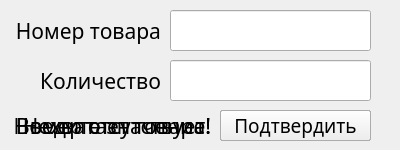
<?xml version="1.0" encoding="UTF-8"?>
<ui version="4.0">
 <class>DialogListAdd2</class>
 <widget class="QDialog" name="DialogListAdd2">
  <property name="geometry">
   <rect>
    <x>0</x>
    <y>0</y>
    <width>400</width>
    <height>150</height>
   </rect>
  </property>
  <property name="minimumSize">
   <size>
    <width>400</width>
    <height>150</height>
   </size>
  </property>
  <property name="maximumSize">
   <size>
    <width>400</width>
    <height>150</height>
   </size>
  </property>
  <property name="windowTitle">
   <string>Добавление товара в корзину</string>
  </property>
  <property name="windowIcon">
   <iconset>
    <normaloff>icons/logo.ico</normaloff>icons/logo.ico</iconset>
  </property>
  <widget class="QLabel" name="number_label_2">
   <property name="geometry">
    <rect>
     <x>10</x>
     <y>10</y>
     <width>151</width>
     <height>41</height>
    </rect>
   </property>
   <property name="font">
    <font>
     <family>Rubik Medium</family>
     <pointsize>16</pointsize>
    </font>
   </property>
   <property name="text">
    <string>Номер товара</string>
   </property>
   <property name="alignment">
    <set>Qt::AlignRight|Qt::AlignTrailing|Qt::AlignVCenter</set>
   </property>
  </widget>
  <widget class="QPushButton" name="btn_list_cart2">
   <property name="geometry">
    <rect>
     <x>220</x>
     <y>110</y>
     <width>151</width>
     <height>31</height>
    </rect>
   </property>
   <property name="font">
    <font>
     <family>Rubik Medium</family>
     <pointsize>14</pointsize>
    </font>
   </property>
   <property name="text">
    <string>Подтвердить</string>
   </property>
  </widget>
  <widget class="QLabel" name="warn_label1_2">
   <property name="geometry">
    <rect>
     <x>10</x>
     <y>110</y>
     <width>201</width>
     <height>31</height>
    </rect>
   </property>
   <property name="font">
    <font>
     <family>Rubik Medium</family>
     <pointsize>16</pointsize>
    </font>
   </property>
   <property name="text">
    <string>Введите значение!</string>
   </property>
   <property name="alignment">
    <set>Qt::AlignRight|Qt::AlignTrailing|Qt::AlignVCenter</set>
   </property>
  </widget>
  <widget class="QLineEdit" name="number_text_2">
   <property name="geometry">
    <rect>
     <x>170</x>
     <y>10</y>
     <width>201</width>
     <height>41</height>
    </rect>
   </property>
   <property name="font">
    <font>
     <family>Rubik Medium</family>
     <pointsize>16</pointsize>
    </font>
   </property>
  </widget>
  <widget class="QLabel" name="warn_label2_2">
   <property name="geometry">
    <rect>
     <x>0</x>
     <y>110</y>
     <width>211</width>
     <height>31</height>
    </rect>
   </property>
   <property name="font">
    <font>
     <family>Rubik Medium</family>
     <pointsize>16</pointsize>
    </font>
   </property>
   <property name="text">
    <string>Номер отсутствует!</string>
   </property>
   <property name="alignment">
    <set>Qt::AlignRight|Qt::AlignTrailing|Qt::AlignVCenter</set>
   </property>
  </widget>
  <widget class="QLabel" name="quantity_label_2">
   <property name="geometry">
    <rect>
     <x>10</x>
     <y>60</y>
     <width>151</width>
     <height>41</height>
    </rect>
   </property>
   <property name="font">
    <font>
     <family>Rubik Medium</family>
     <pointsize>16</pointsize>
    </font>
   </property>
   <property name="text">
    <string>Количество</string>
   </property>
   <property name="alignment">
    <set>Qt::AlignRight|Qt::AlignTrailing|Qt::AlignVCenter</set>
   </property>
  </widget>
  <widget class="QLineEdit" name="quantity_text_2">
   <property name="geometry">
    <rect>
     <x>170</x>
     <y>60</y>
     <width>201</width>
     <height>41</height>
    </rect>
   </property>
   <property name="font">
    <font>
     <family>Rubik Medium</family>
     <pointsize>16</pointsize>
    </font>
   </property>
  </widget>
  <widget class="QPushButton" name="btn_list_cart2_2">
   <property name="geometry">
    <rect>
     <x>220</x>
     <y>110</y>
     <width>151</width>
     <height>31</height>
    </rect>
   </property>
   <property name="font">
    <font>
     <family>Rubik Medium</family>
     <pointsize>14</pointsize>
    </font>
   </property>
   <property name="text">
    <string>Подтвердить</string>
   </property>
  </widget>
  <widget class="QLabel" name="warn_label3_2">
   <property name="geometry">
    <rect>
     <x>0</x>
     <y>110</y>
     <width>211</width>
     <height>31</height>
    </rect>
   </property>
   <property name="font">
    <font>
     <family>Rubik Medium</family>
     <pointsize>16</pointsize>
    </font>
   </property>
   <property name="text">
    <string>Нехватает товара!</string>
   </property>
   <property name="alignment">
    <set>Qt::AlignRight|Qt::AlignTrailing|Qt::AlignVCenter</set>
   </property>
  </widget>
 </widget>
 <resources/>
 <connections/>
</ui>
